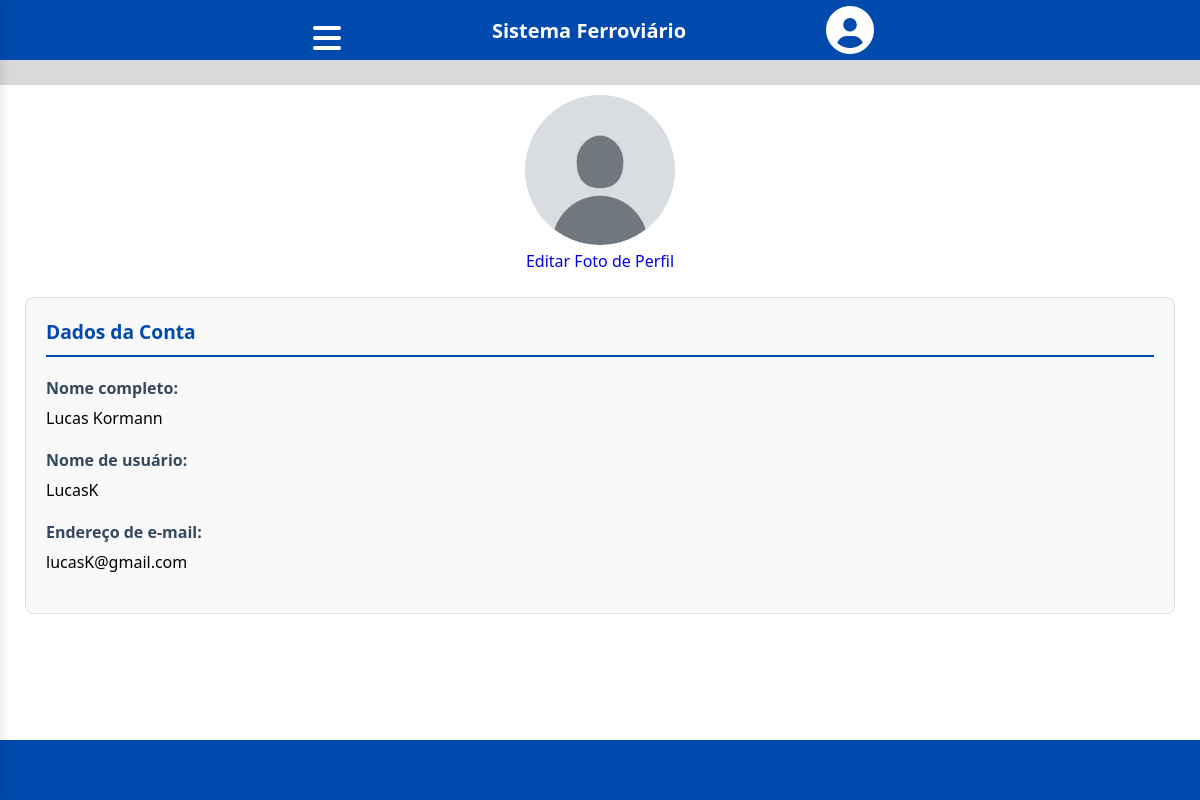
The page /tela_usuario.php (signed in) on the database its author committed.
### tables this page shows
CREATE TABLE usuarios(
  id_usuario INT NOT NULL PRIMARY KEY AUTO_INCREMENT,
  nome_funcionario VARCHAR(120) NOT NULL,
  nome_usuario VARCHAR(120) NOT NULL,
  email_usuario VARCHAR(255) NOT NULL UNIQUE,
  data_nascimento DATE NOT NULL,
  senha_usuario VARCHAR(255) NOT NULL,
  telefone_usuario VARCHAR(15) NOT NULL,
  cpf_usuario VARCHAR(14) NOT NULL UNIQUE,
  administrador BOOLEAN NOT NULL DEFAULT FALSE,
  cep_usuario VARCHAR (9) NOT NULL,
  logradouro_usuario VARCHAR(255) NOT NULL,
  bairro_usuario VARCHAR(255) NOT NULL,
  cidade_usuario VARCHAR(255) NOT NULL,
  uf_usuario VARCHAR(255) NOT NULL,
  foto_perfil VARCHAR(255) DEFAULT 'default.jpg'
);

### src/User.php (called while the page is built, shortened)
<?php
class User {
    private $conn;
    public function __construct($db){
        $this-> conn = $db;
    }
    public function getUserById($userId){
        $sql = "SELECT * FROM usuarios WHERE id_usuario = :id";
        $stmt = $this -> conn->prepare($sql);
        $stmt ->bindParam(':id', $userId);
        $stmt ->execute();
        return $stmt -> fetch(PDO::FETCH_ASSOC);
    }
}
?>

### public/tela_usuario.php (the view, shortened to what this page needs)
<?php
include("../includes/painel_completo.php");
include("../includes/conexao.php");
include("../src/User.php");
$user = new User($conn);
$currentUser = $user->getUserById($_SESSION['user_id']);
?>
<!DOCTYPE html>
<html lang="en">
<head>
    <link rel="stylesheet" href="../css/style.css">
    <link rel="stylesheet" href="https://cdnjs.cloudflare.com/ajax/libs/font-awesome/6.0.0/css/all.min.css">
</head>
<body>
    <header>
        <div id="header">
            <button class="menu">
                <i class="fas fa-bars fa-2x" style="color: white;"></i>
            </button>
            <h3 class="titulo">Sistema Ferroviário </h3>
            <a class="perfil" href="../public/tela_usuario.php">
                <i class="fas fa-user-circle fa-3x" style="color: white;"></i>
            </a>
        </div>
    </header>
    <div class="espacamento"></div>
    <div class="fotoPerfil">
        <img src="../uploads/<?php echo htmlspecialchars($currentUser['foto_perfil']); ?>" alt="Foto de Perfil" style="width: 150px; height: 150px; border-radius:50%; margin-top:10px;">
        <br>
        <a href=upload_foto.php class="btn-editar-perfil">Editar Foto de Perfil</a>
    </div>
    <div class="form-section">
        <h2>Dados da Conta</h2>
        <div class="form-group">
            <label>Nome completo:</label>
            <div class="info-value"><?php echo htmlspecialchars($currentUser['nome_funcionario'] ?? 'Não informado'); ?></div>
        </div>
        <div class="form-group">
            <label>Nome de usuário:</label>
            <div class="info-value"><?php echo htmlspecialchars($currentUser['nome_usuario'] ?? 'Não informado'); ?></div>
        </div>
        <div class="form-group">
            <label>Endereço de e-mail:</label>
            <div class="info-value"><?php echo htmlspecialchars($currentUser['email_usuario'] ?? 'Não informado'); ?></div>
        </div>
    </div>
    <footer class="fixarRodape"></footer>
</body>
</html>

### css/style.css (style rules this page uses)
body { margin: 0px; font-family: system-ui, -apple-system, BlinkMacSystemFont, 'Segoe UI', Roboto, Oxygen, Ubuntu, Cantarell, 'Open Sans', 'Helvetica Neue', sans-serif; }
h3 { font-size: 20px; color: white; text-align: center; border: 0px; margin: 0px; padding: 15px; }
.espacamento { background-color: #d9d9d9; height: 25px; }
.fixarRodape { background-color: #004aad; height: 60px; margin: 0px; padding: 0px; border: 0px; bottom: 0; position: fixed; text-align: center; width: 100%; }
.form-group { margin-bottom: 20px; }
label { display: block; margin-bottom: 8px; color: #34495e; font-weight: bold; }
#header { background-color: #004aad; height: 60px; margin: 0px; border: 0px; display: flex; text-align: center !important; align-items: center !important; justify-content: center !important; gap: 20px; }
.menu { background-color: transparent; border: #004aad; width: 50px !important; }
.perfil { background-color: transparent; border: #004aad; margin: 0px; margin-right: 2%; }
.titulo { padding-left: 10%; padding-right: 10%; text-align: center !important; align-items: center !important; justify-content: center !important; }
button { background-color: #004aad; margin-top: 15px; font-weight: bold; color: rgb(255, 255, 255); border: none; border-radius: 5px; cursor: pointer; font-size: 16px; width: 100%; transition: background-color 0.3s ease; }
.form-section { background-color: #f9f9f9; border: 1px solid #e0e0e0; border-radius: 8px; padding: 20px; margin: 25px; }
.form-section h2 { color: #004aad; font-size: 1.2em; margin-top: 0; margin-bottom: 20px; padding-bottom: 10px; border-bottom: 2px solid #004aad; }
.fotoPerfil { text-align: center; }
button { background: none; border: none; cursor: pointer; }
a { text-decoration: none; }

### rows shown on the page
usuarios: foto_perfil (placeholder picture), nome_funcionario "Lucas Kormann", nome_usuario "LucasK", email_usuario "lucasK@gmail.com"
